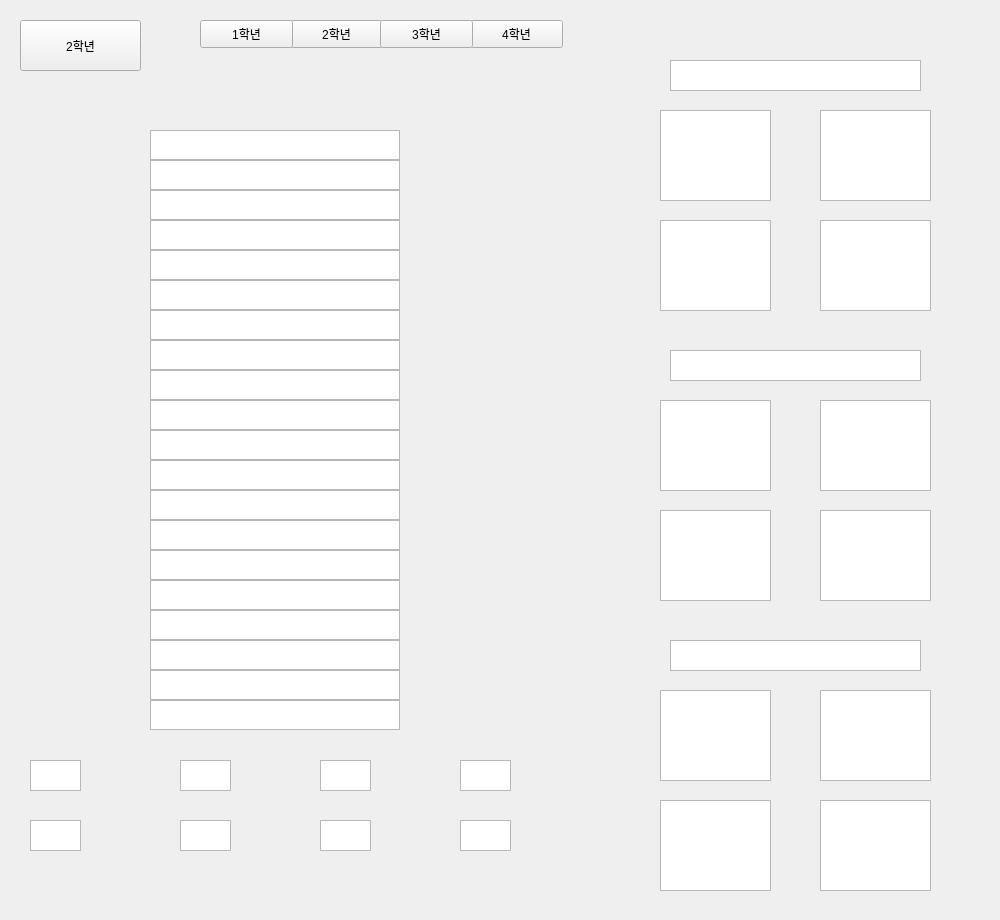
<?xml version="1.0" encoding="UTF-8"?>
<ui version="4.0">
 <class>Form</class>
 <widget class="QWidget" name="Form">
  <property name="geometry">
   <rect>
    <x>0</x>
    <y>0</y>
    <width>1000</width>
    <height>920</height>
   </rect>
  </property>
  <property name="windowTitle">
   <string>Form</string>
  </property>
  <widget class="QTextEdit" name="textEdit_32">
   <property name="geometry">
    <rect>
     <x>820</x>
     <y>220</y>
     <width>111</width>
     <height>91</height>
    </rect>
   </property>
  </widget>
  <widget class="QTextEdit" name="textEdit_34">
   <property name="geometry">
    <rect>
     <x>660</x>
     <y>400</y>
     <width>111</width>
     <height>91</height>
    </rect>
   </property>
  </widget>
  <widget class="QTextEdit" name="textEdit">
   <property name="geometry">
    <rect>
     <x>150</x>
     <y>130</y>
     <width>250</width>
     <height>30</height>
    </rect>
   </property>
   <property name="styleSheet">
    <string notr="true">border-color: rgb(255, 85, 0);</string>
   </property>
  </widget>
  <widget class="QTextEdit" name="textEdit_21">
   <property name="geometry">
    <rect>
     <x>30</x>
     <y>760</y>
     <width>51</width>
     <height>31</height>
    </rect>
   </property>
  </widget>
  <widget class="QTextEdit" name="textEdit_14">
   <property name="geometry">
    <rect>
     <x>150</x>
     <y>460</y>
     <width>250</width>
     <height>30</height>
    </rect>
   </property>
  </widget>
  <widget class="QTextEdit" name="textEdit_24">
   <property name="geometry">
    <rect>
     <x>180</x>
     <y>820</y>
     <width>51</width>
     <height>31</height>
    </rect>
   </property>
  </widget>
  <widget class="QTextEdit" name="textEdit_22">
   <property name="geometry">
    <rect>
     <x>30</x>
     <y>820</y>
     <width>51</width>
     <height>31</height>
    </rect>
   </property>
  </widget>
  <widget class="QTextEdit" name="textEdit_42">
   <property name="geometry">
    <rect>
     <x>660</x>
     <y>800</y>
     <width>111</width>
     <height>91</height>
    </rect>
   </property>
  </widget>
  <widget class="QTextEdit" name="textEdit_11">
   <property name="geometry">
    <rect>
     <x>150</x>
     <y>490</y>
     <width>250</width>
     <height>30</height>
    </rect>
   </property>
  </widget>
  <widget class="QTextEdit" name="textEdit_2">
   <property name="geometry">
    <rect>
     <x>150</x>
     <y>160</y>
     <width>250</width>
     <height>30</height>
    </rect>
   </property>
  </widget>
  <widget class="QTextEdit" name="textEdit_37">
   <property name="geometry">
    <rect>
     <x>660</x>
     <y>510</y>
     <width>111</width>
     <height>91</height>
    </rect>
   </property>
  </widget>
  <widget class="QTextEdit" name="textEdit_38">
   <property name="geometry">
    <rect>
     <x>820</x>
     <y>690</y>
     <width>111</width>
     <height>91</height>
    </rect>
   </property>
  </widget>
  <widget class="QTextEdit" name="textEdit_7">
   <property name="geometry">
    <rect>
     <x>150</x>
     <y>370</y>
     <width>250</width>
     <height>30</height>
    </rect>
   </property>
  </widget>
  <widget class="QTextEdit" name="textEdit_39">
   <property name="geometry">
    <rect>
     <x>660</x>
     <y>690</y>
     <width>111</width>
     <height>91</height>
    </rect>
   </property>
  </widget>
  <widget class="QTextEdit" name="textEdit_35">
   <property name="geometry">
    <rect>
     <x>820</x>
     <y>510</y>
     <width>111</width>
     <height>91</height>
    </rect>
   </property>
  </widget>
  <widget class="QTextEdit" name="textEdit_29">
   <property name="geometry">
    <rect>
     <x>660</x>
     <y>110</y>
     <width>111</width>
     <height>91</height>
    </rect>
   </property>
  </widget>
  <widget class="QTextEdit" name="textEdit_18">
   <property name="geometry">
    <rect>
     <x>150</x>
     <y>670</y>
     <width>250</width>
     <height>30</height>
    </rect>
   </property>
  </widget>
  <widget class="QTextEdit" name="textEdit_16">
   <property name="geometry">
    <rect>
     <x>150</x>
     <y>520</y>
     <width>250</width>
     <height>30</height>
    </rect>
   </property>
  </widget>
  <widget class="QPushButton" name="pushButton_5">
   <property name="geometry">
    <rect>
     <x>470</x>
     <y>20</y>
     <width>93</width>
     <height>28</height>
    </rect>
   </property>
   <property name="text">
    <string>4학년</string>
   </property>
  </widget>
  <widget class="QTextEdit" name="textEdit_40">
   <property name="geometry">
    <rect>
     <x>820</x>
     <y>800</y>
     <width>111</width>
     <height>91</height>
    </rect>
   </property>
  </widget>
  <widget class="QPushButton" name="pushButton_3">
   <property name="geometry">
    <rect>
     <x>290</x>
     <y>20</y>
     <width>93</width>
     <height>28</height>
    </rect>
   </property>
   <property name="text">
    <string>2학년</string>
   </property>
  </widget>
  <widget class="QTextEdit" name="textEdit_10">
   <property name="geometry">
    <rect>
     <x>150</x>
     <y>400</y>
     <width>250</width>
     <height>30</height>
    </rect>
   </property>
  </widget>
  <widget class="QTextEdit" name="textEdit_15">
   <property name="geometry">
    <rect>
     <x>150</x>
     <y>580</y>
     <width>250</width>
     <height>30</height>
    </rect>
   </property>
  </widget>
  <widget class="QTextEdit" name="textEdit_41">
   <property name="geometry">
    <rect>
     <x>670</x>
     <y>640</y>
     <width>251</width>
     <height>31</height>
    </rect>
   </property>
  </widget>
  <widget class="QTextEdit" name="textEdit_26">
   <property name="geometry">
    <rect>
     <x>320</x>
     <y>820</y>
     <width>51</width>
     <height>31</height>
    </rect>
   </property>
  </widget>
  <widget class="QTextEdit" name="textEdit_33">
   <property name="geometry">
    <rect>
     <x>820</x>
     <y>400</y>
     <width>111</width>
     <height>91</height>
    </rect>
   </property>
  </widget>
  <widget class="QTextEdit" name="textEdit_27">
   <property name="geometry">
    <rect>
     <x>460</x>
     <y>760</y>
     <width>51</width>
     <height>31</height>
    </rect>
   </property>
  </widget>
  <widget class="QPushButton" name="pushButton_4">
   <property name="geometry">
    <rect>
     <x>380</x>
     <y>20</y>
     <width>93</width>
     <height>28</height>
    </rect>
   </property>
   <property name="text">
    <string>3학년</string>
   </property>
  </widget>
  <widget class="QTextEdit" name="textEdit_23">
   <property name="geometry">
    <rect>
     <x>180</x>
     <y>760</y>
     <width>51</width>
     <height>31</height>
    </rect>
   </property>
  </widget>
  <widget class="QTextEdit" name="textEdit_36">
   <property name="geometry">
    <rect>
     <x>670</x>
     <y>350</y>
     <width>251</width>
     <height>31</height>
    </rect>
   </property>
  </widget>
  <widget class="QTextEdit" name="textEdit_4">
   <property name="geometry">
    <rect>
     <x>150</x>
     <y>280</y>
     <width>250</width>
     <height>30</height>
    </rect>
   </property>
   <property name="styleSheet">
    <string notr="true">border-color: rgb(11, 35, 255);</string>
   </property>
  </widget>
  <widget class="QTextEdit" name="textEdit_8">
   <property name="geometry">
    <rect>
     <x>150</x>
     <y>340</y>
     <width>250</width>
     <height>30</height>
    </rect>
   </property>
  </widget>
  <widget class="QTextEdit" name="textEdit_31">
   <property name="geometry">
    <rect>
     <x>660</x>
     <y>220</y>
     <width>111</width>
     <height>91</height>
    </rect>
   </property>
  </widget>
  <widget class="QTextEdit" name="textEdit_6">
   <property name="geometry">
    <rect>
     <x>150</x>
     <y>220</y>
     <width>250</width>
     <height>30</height>
    </rect>
   </property>
  </widget>
  <widget class="QTextEdit" name="textEdit_17">
   <property name="geometry">
    <rect>
     <x>150</x>
     <y>430</y>
     <width>250</width>
     <height>30</height>
    </rect>
   </property>
  </widget>
  <widget class="QTextEdit" name="textEdit_30">
   <property name="geometry">
    <rect>
     <x>820</x>
     <y>110</y>
     <width>111</width>
     <height>91</height>
    </rect>
   </property>
  </widget>
  <widget class="QTextEdit" name="textEdit_20">
   <property name="geometry">
    <rect>
     <x>150</x>
     <y>700</y>
     <width>250</width>
     <height>30</height>
    </rect>
   </property>
  </widget>
  <widget class="QTextEdit" name="textEdit_5">
   <property name="geometry">
    <rect>
     <x>150</x>
     <y>250</y>
     <width>250</width>
     <height>30</height>
    </rect>
   </property>
  </widget>
  <widget class="QTextEdit" name="textEdit_9">
   <property name="geometry">
    <rect>
     <x>150</x>
     <y>310</y>
     <width>250</width>
     <height>30</height>
    </rect>
   </property>
   <property name="styleSheet">
    <string notr="true">border-color: rgb(255, 0, 0);</string>
   </property>
  </widget>
  <widget class="QTextEdit" name="textEdit_25">
   <property name="geometry">
    <rect>
     <x>320</x>
     <y>760</y>
     <width>51</width>
     <height>31</height>
    </rect>
   </property>
  </widget>
  <widget class="QTextEdit" name="textEdit_19">
   <property name="geometry">
    <rect>
     <x>150</x>
     <y>640</y>
     <width>250</width>
     <height>30</height>
    </rect>
   </property>
  </widget>
  <widget class="QPushButton" name="pushButton">
   <property name="geometry">
    <rect>
     <x>20</x>
     <y>20</y>
     <width>121</width>
     <height>51</height>
    </rect>
   </property>
   <property name="text">
    <string>2학년</string>
   </property>
  </widget>
  <widget class="QTextEdit" name="textEdit_3">
   <property name="geometry">
    <rect>
     <x>150</x>
     <y>190</y>
     <width>250</width>
     <height>30</height>
    </rect>
   </property>
  </widget>
  <widget class="QPushButton" name="pushButton_2">
   <property name="geometry">
    <rect>
     <x>200</x>
     <y>20</y>
     <width>93</width>
     <height>28</height>
    </rect>
   </property>
   <property name="text">
    <string>1학년</string>
   </property>
  </widget>
  <widget class="QTextEdit" name="textEdit_12">
   <property name="geometry">
    <rect>
     <x>150</x>
     <y>550</y>
     <width>250</width>
     <height>30</height>
    </rect>
   </property>
  </widget>
  <widget class="QTextEdit" name="textEdit_13">
   <property name="geometry">
    <rect>
     <x>150</x>
     <y>610</y>
     <width>250</width>
     <height>30</height>
    </rect>
   </property>
  </widget>
  <widget class="QTextEdit" name="textEdit_28">
   <property name="geometry">
    <rect>
     <x>670</x>
     <y>60</y>
     <width>251</width>
     <height>31</height>
    </rect>
   </property>
  </widget>
  <widget class="QTextEdit" name="textEdit_43">
   <property name="geometry">
    <rect>
     <x>460</x>
     <y>820</y>
     <width>51</width>
     <height>31</height>
    </rect>
   </property>
  </widget>
 </widget>
 <resources/>
 <connections/>
</ui>
